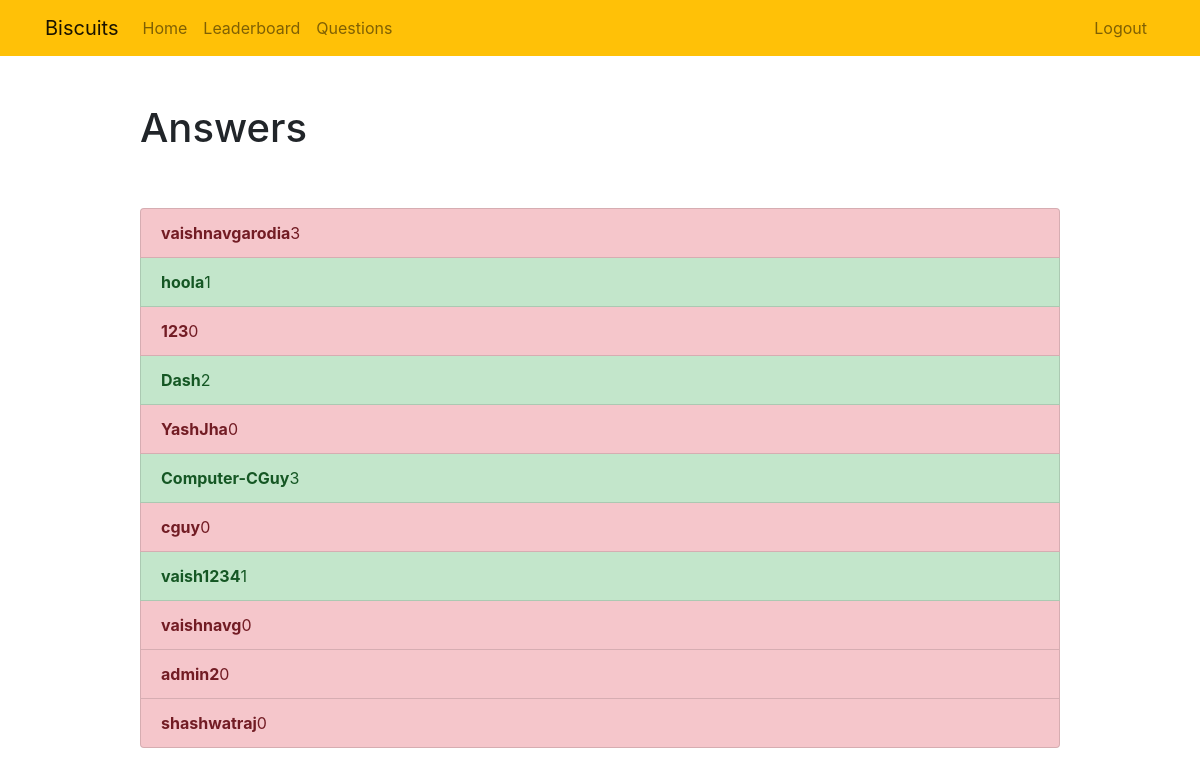
/checkanswers/ (signed in), run on an earlier commit of the app's database.
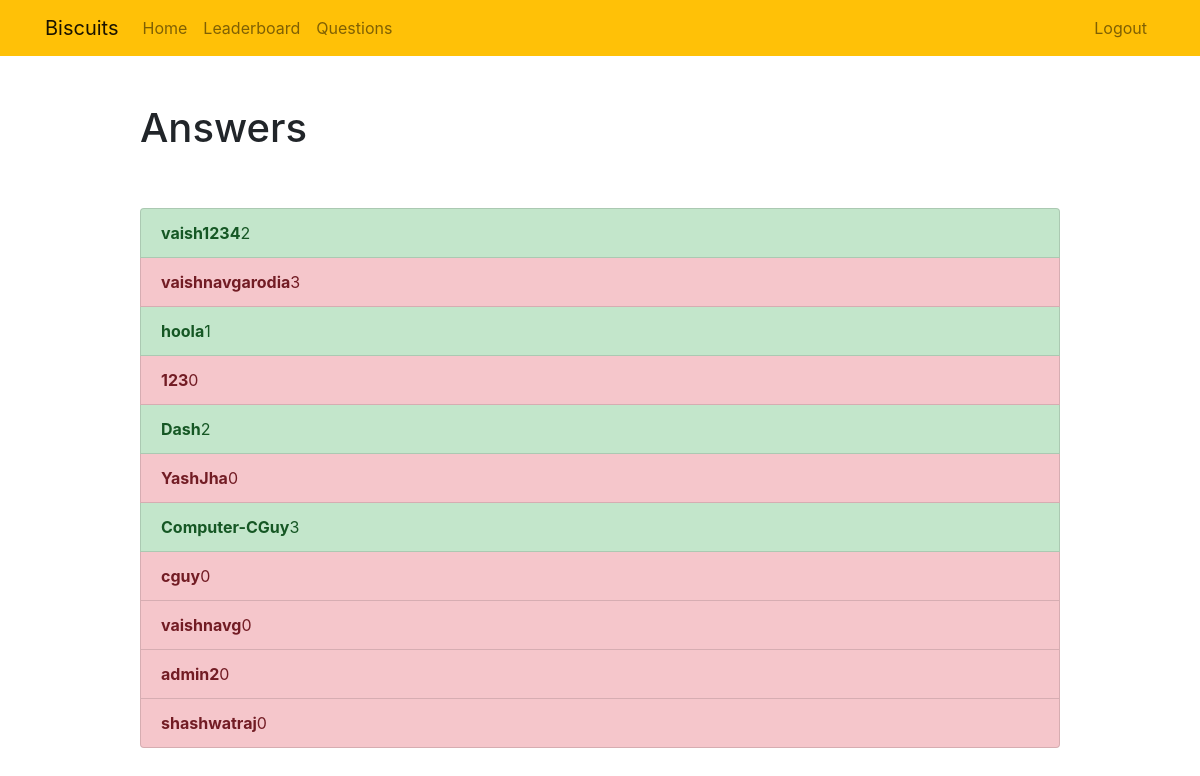
And on a later commit of the database.
### biscuitsrk/models.py (models this page shows, shortened)
class Profile(models.Model):
    user = models.OneToOneField(User, on_delete=models.CASCADE)
    currentlevel = models.IntegerField(default=0)
    discord  = models.CharField(max_length=255, null=True)
    institute = models.CharField(max_length=255, null=True)
    currentleveltime= models.DateTimeField(default=timezone.now)
    is_banned = models.BooleanField(default = False)
    mostrecentanswer = models.TextField(null=True)
    lastanswertime = models.DateTimeField(default=timezone.now)
    checked = models.BooleanField(default=True)
    result = models.BooleanField(default=True)
    response = models.TextField(null=True, blank=True)
    answered = models.BooleanField(default=False)
    answer_history = models.TextField(default="")
    response_history = models.TextField(default="")

### biscuitsrk/views.py (the view)
# urls.py: path('checkanswers/', views.checkanswers, name='checkanswers'),
@user_passes_test(lambda u: u.is_superuser)
def checkanswers(request):
    queryset = Profile.objects.order_by('-lastanswertime')
    return render(request, 'biscuitsrk/checkanswers.html',{'answers':queryset})

### biscuitsrk/templates/biscuitsrk/checkanswers.html
{% extends "biscuitsrk/base.html" %}
{% block content %}
    <div class="row justify-content-center mt-5">
        <div class="col-md-10">
            {% if answer %}
                 <h1>{{ answer.count }} Answers{{ answer.count|pluralize }}</h1>
            {% else %}
                           <h1>Answers</h1>
            {% endif %}
        </div>
    </div>
    <div class="row justify-content-center mt-5">
        <div class="col-md-10">
            <div class="list-group">
                {% for answer in answers %}
                    <a href="{% url 'fullanswer' answer.id %}" class="list-group-item list-group-item-action{% if answer.checked %} list-group-item-success {% else %} list-group-item-danger {% endif %}"><b>{{ answer.user.username }}</b>{{ answer.currentlevel}}</a>
                {% endfor %}
            </div>
        </div>
    </div>
{% endblock %}

What changed in the data, as far as the page shows it:
changed Profile "vaish1234": currentlevel "1" → "2"; moves up the list
